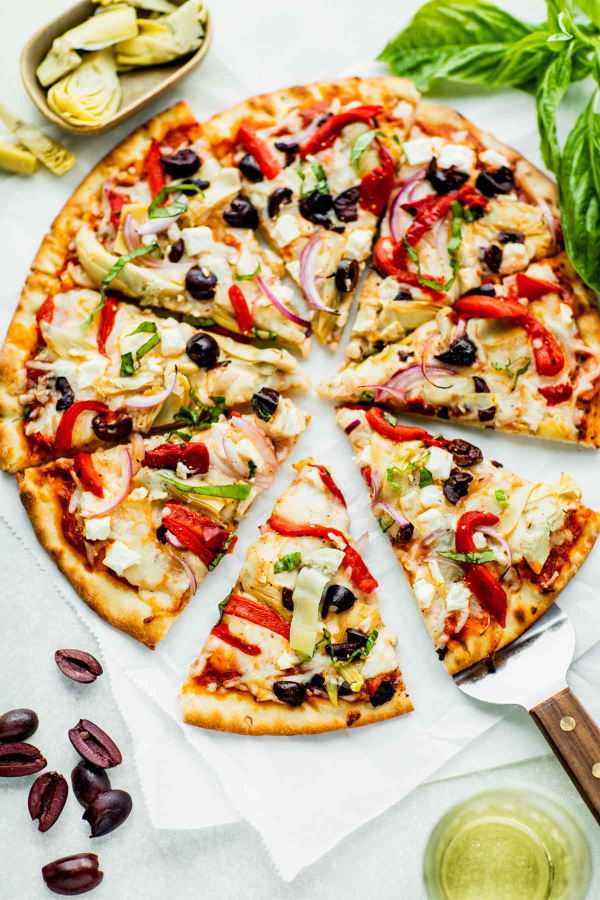
#> input picture tritonvision/pizzaa.png, 1200 x 1800 px (shown at 1/2 size)
$ python InferenceScript.py
#> lines starting #> are read from the running program, lines starting #| are printed output that depends on the picture
#> (reads tritonvision/imagenet_classes.txt from the repository)
import tritonclient.http as httpclient
import numpy as np
from PIL import Image
from scipy.special import softmax


def resize_image(image_path, min_length):
#> called with image_path = './pizzaa.png', min_length = 256
    image = Image.open(image_path)
#> image is the input picture: PIL image 1200x1800 RGB; mean R, G, B 194.3, 168.3, 128.1
    scale_ratio = min_length / min(image.size)
#> scale_ratio = 0.213
    new_size = tuple(int(round(dim * scale_ratio)) for dim in image.size)
#> new_size = (256, 384)
    resized_image = image.resize(new_size, Image.BILINEAR)
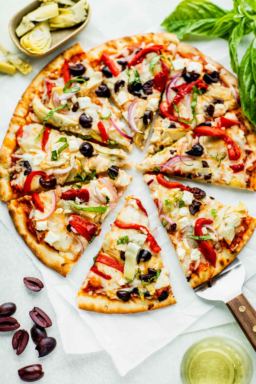
#> resized_image: PIL image 256x384 RGB; mean R, G, B 194.3, 168.3, 128.1
    return np.array(resized_image)

def crop_center(image_array, crop_width, crop_height):
#> called with crop_width = 224, crop_height = 224
    height, width, _ = image_array.shape
#> height = 384; width = 256
    start_x = (width - crop_width) // 2
#> start_x = 16
    start_y = (height - crop_height) // 2
#> start_y = 80
    return image_array[start_y : start_y + crop_height, start_x : start_x + crop_width]
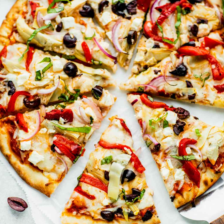
#> returned value: shape (224, 224, 3); mean of channels 0, 1, 2 194.3, 152.7, 110; drawn as R, G, B

def normalize_image(image_array):
    image_array = image_array.transpose(2, 0, 1).astype("float32")
    mean_vec = np.array([0.485, 0.456, 0.406])
    stddev_vec = np.array([0.229, 0.224, 0.225])
    normalized_image = (image_array / 255 - mean_vec[:, None, None]) / stddev_vec[:, None, None]
    return normalized_image.reshape(1, 3, 224, 224)

def preprocess(image_path):
    image = resize_image(image_path, 256)
    image = crop_center(image, 224, 224)
    image = normalize_image(image)
    image = image.astype(np.float32)
    return image

# Load classes
with open("imagenet_classes.txt", "r") as f:
    categories = [s.strip() for s in f.readlines()]

# Define model parameters

image_path = "./pizzaa.png"
model_input_name = "input"
model_output_name = "output"
model_name = "mobilenetv2-12"
model_vers = "1"
server_url = "localhost:8000"

# Inferencing Request:

# Preprocess the image
processed_image = preprocess(image_path)

# Define the Client connection
#> (the run stopped early here; a loop or call above may not have finished)
